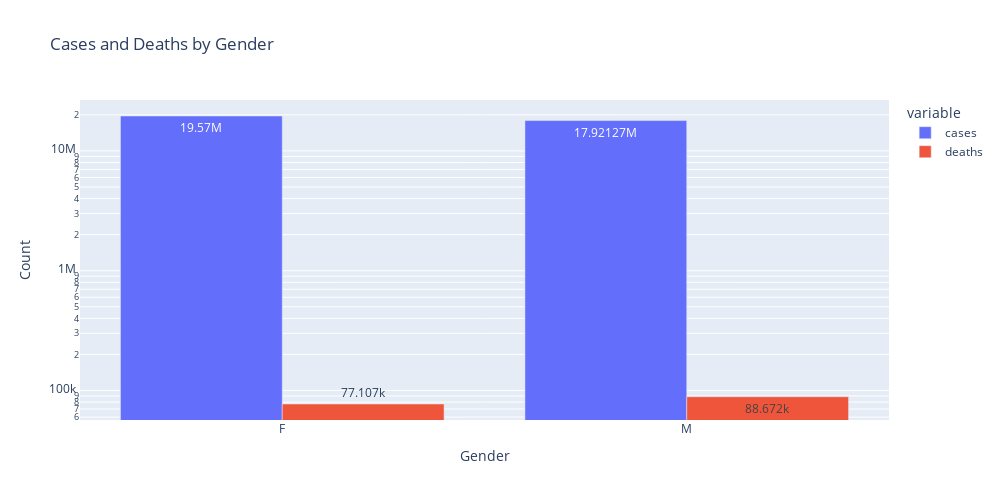

Notebook code for this chart:
### Code cell
fig = px.bar(
    filtered_df,
    x='gender',         
    y=['cases', 'deaths'], 
    barmode='group',    
    title="Cases and Deaths by Gender",
    labels={'value': 'Count', 'gender': 'Gender'},  
    text_auto=True       
)
fig.update_layout(
    yaxis_type='log',  
    yaxis_title="Count",
    height = 500,
    width = 1000
)

# Show the figure
fig.show()

### Figure 1 — Plotly figure (JSON) as saved in the notebook; plotly's stock layout.template omitted (floating-point values rounded to 4 significant figures)
{"data": [{"alignmentgroup": "True", "hovertemplate": "variable=cases<br>Gender=%{x}<br>Count=%{y}<extra></extra>", "legendgroup": "cases", "marker": {"color": "#636efa", "pattern": {"shape": ""}}, "name": "cases", "offsetgroup": "cases", "orientation": "v", "showlegend": true, "textposition": "auto", "texttemplate": "%{y}", "type": "bar", "x": ["F", "M"], "xaxis": "x", "y": [19569998, 17921271], "yaxis": "y"}, {"alignmentgroup": "True", "hovertemplate": "variable=deaths<br>Gender=%{x}<br>Count=%{y}<extra></extra>", "legendgroup": "deaths", "marker": {"color": "#EF553B", "pattern": {"shape": ""}}, "name": "deaths", "offsetgroup": "deaths", "orientation": "v", "showlegend": true, "textposition": "auto", "texttemplate": "%{y}", "type": "bar", "x": ["F", "M"], "xaxis": "x", "y": [77107, 88672], "yaxis": "y"}], "layout": {"barmode": "group", "height": 500, "legend": {"title": {"text": "variable"}, "tracegroupgap": 0}, "title": {"text": "Cases and Deaths by Gender"}, "width": 1000, "xaxis": {"anchor": "y", "autorange": true, "domain": [0, 1], "range": [-0.5, 1.5], "title": {"text": "Gender"}, "type": "category"}, "yaxis": {"anchor": "x", "autorange": true, "domain": [0, 1], "range": [4.754, 7.425], "title": {"text": "Count"}, "type": "log"}}}
